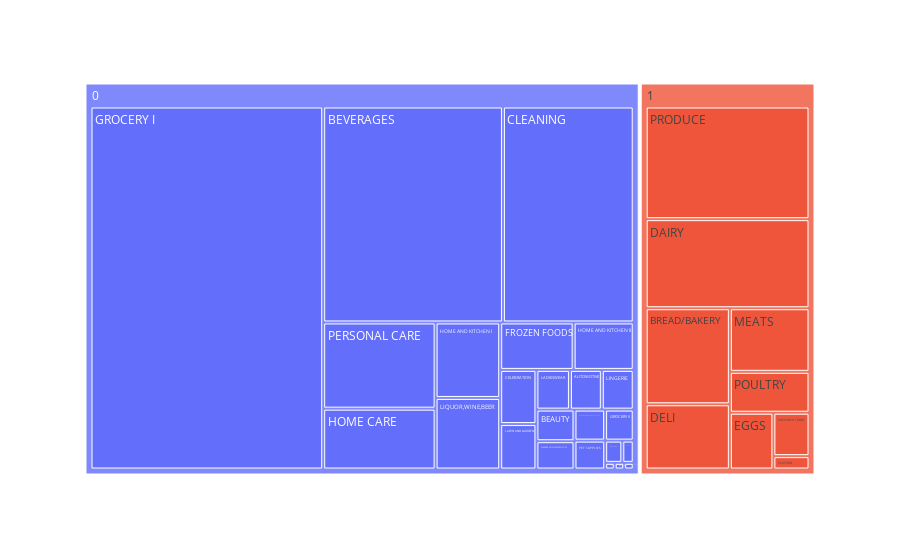

The cell this chart's notebook holds for it:
### Markdown cell above
#### Treemap showing the categorization of perishables

### Code cell
fig = px.treemap(items, path=['perishable', 'family'])
fig.show()

### Figure 1 — Plotly figure (JSON) as saved in the notebook; plotly's stock layout.template omitted (floating-point values rounded to 4 significant figures)
{"data": [{"branchvalues": "total", "domain": {"x": [0, 1], "y": [0, 1]}, "hovertemplate": "labels=%{label}<br>count=%{value}<br>parent=%{parent}<br>id=%{id}<extra></extra>", "ids": ["0/AUTOMOTIVE", "0/BABY CARE", "0/BEAUTY", "0/BEVERAGES", "0/BOOKS", "1/BREAD/BAKERY", "0/CELEBRATION", "0/CLEANING", "1/DAIRY", "1/DELI", "1/EGGS", "0/FROZEN FOODS", "0/GROCERY I", "0/GROCERY II", "0/HARDWARE", "0/HOME AND KITCHEN I", "0/HOME AND KITCHEN II", "0/HOME APPLIANCES", "0/HOME CARE", "0/LADIESWEAR", "0/LAWN AND GARDEN", "0/LINGERIE", "0/LIQUOR,WINE,BEER", "0/MAGAZINES", "1/MEATS", "0/PERSONAL CARE", "0/PET SUPPLIES", "0/PLAYERS AND ELECTRONICS", "1/POULTRY", "1/PREPARED FOODS", "1/PRODUCE", "0/SCHOOL AND OFFICE SUPPLIES", "1/SEAFOOD", "0", "1"], "labels": ["AUTOMOTIVE", "BABY CARE", "BEAUTY", "BEVERAGES", "BOOKS", "BREAD/BAKERY", "CELEBRATION", "CLEANING", "DAIRY", "DELI", "EGGS", "FROZEN FOODS", "GROCERY I", "GROCERY II", "HARDWARE", "HOME AND KITCHEN I", "HOME AND KITCHEN II", "HOME APPLIANCES", "HOME CARE", "LADIESWEAR", "LAWN AND GARDEN", "LINGERIE", "LIQUOR,WINE,BEER", "MAGAZINES", "MEATS", "PERSONAL CARE", "PET SUPPLIES", "PLAYERS AND ELECTRONICS", "POULTRY", "PREPARED FOODS", "PRODUCE", "SCHOOL AND OFFICE SUPPLIES", "SEAFOOD", "0", "1"], "name": "", "parents": ["0", "0", "0", "0", "0", "1", "0", "0", "1", "1", "1", "0", "0", "0", "0", "0", "0", "0", "0", "0", "0", "0", "0", "0", "1", "0", "0", "0", "1", "1", "1", "0", "1", "", ""], "type": "treemap", "values": [20, 1, 19, 613, 1, 134, 31, 446, 242, 91, 41, 55, 1334, 14, 4, 77, 45, 1, 108, 21, 26, 20, 73, 6, 84, 153, 14, 17, 54, 26, 306, 15, 8, 3114, 986]}], "layout": {"legend": {"tracegroupgap": 0}, "margin": {"t": 60}}}
